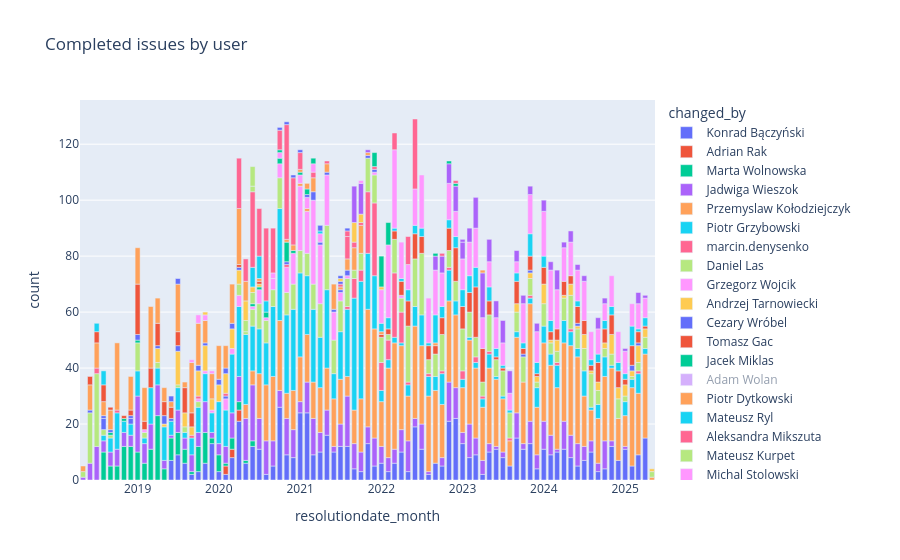

Notebook cell for this chart:
### Code cell
px.bar(
    issuses_dev_completed.groupBy('resolutiondate_month','changed_by').count().toPandas(),
    x='resolutiondate_month',
    y='count',
    color='changed_by',
    title='Completed issues by user',
    height=700)
